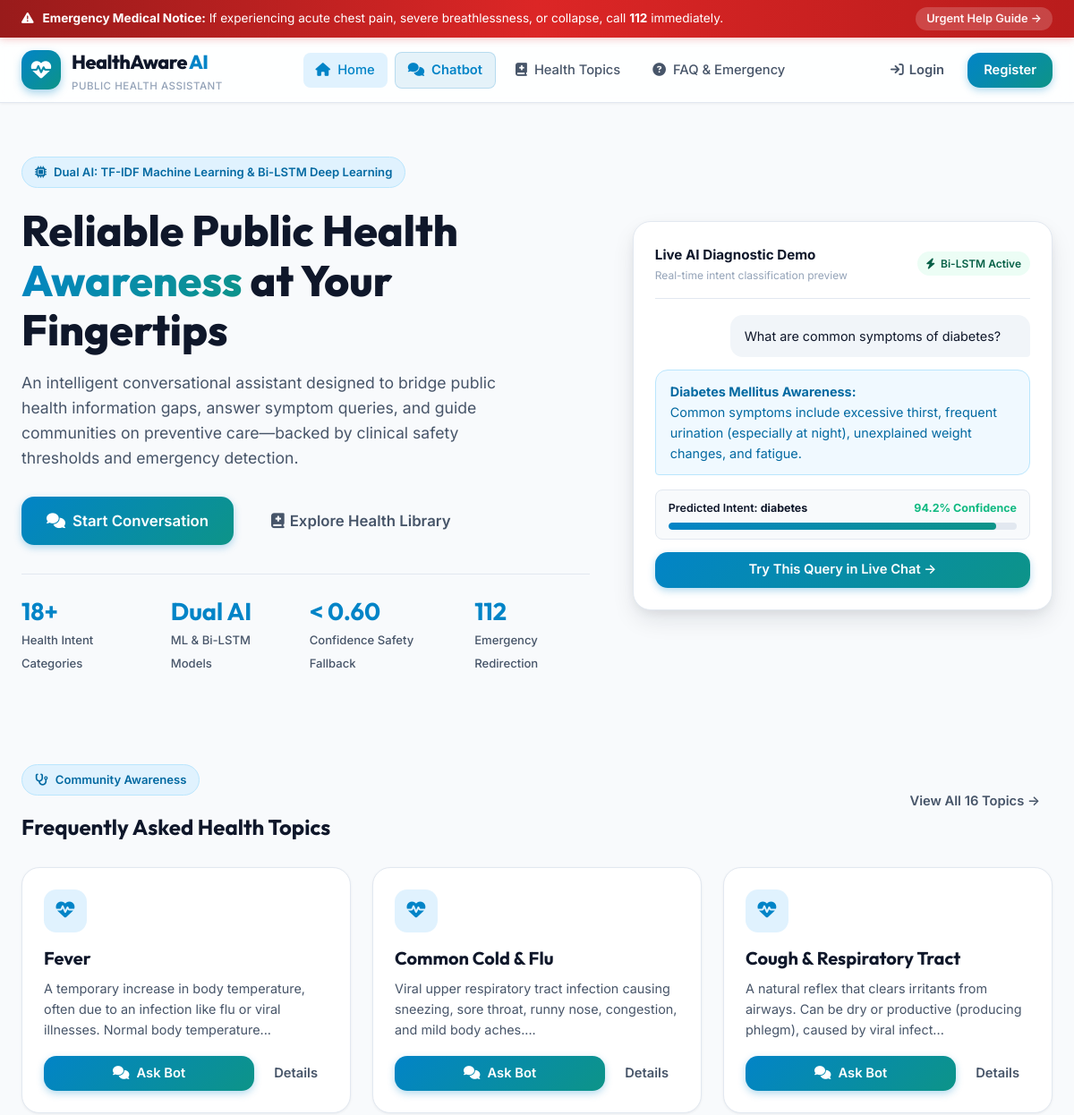
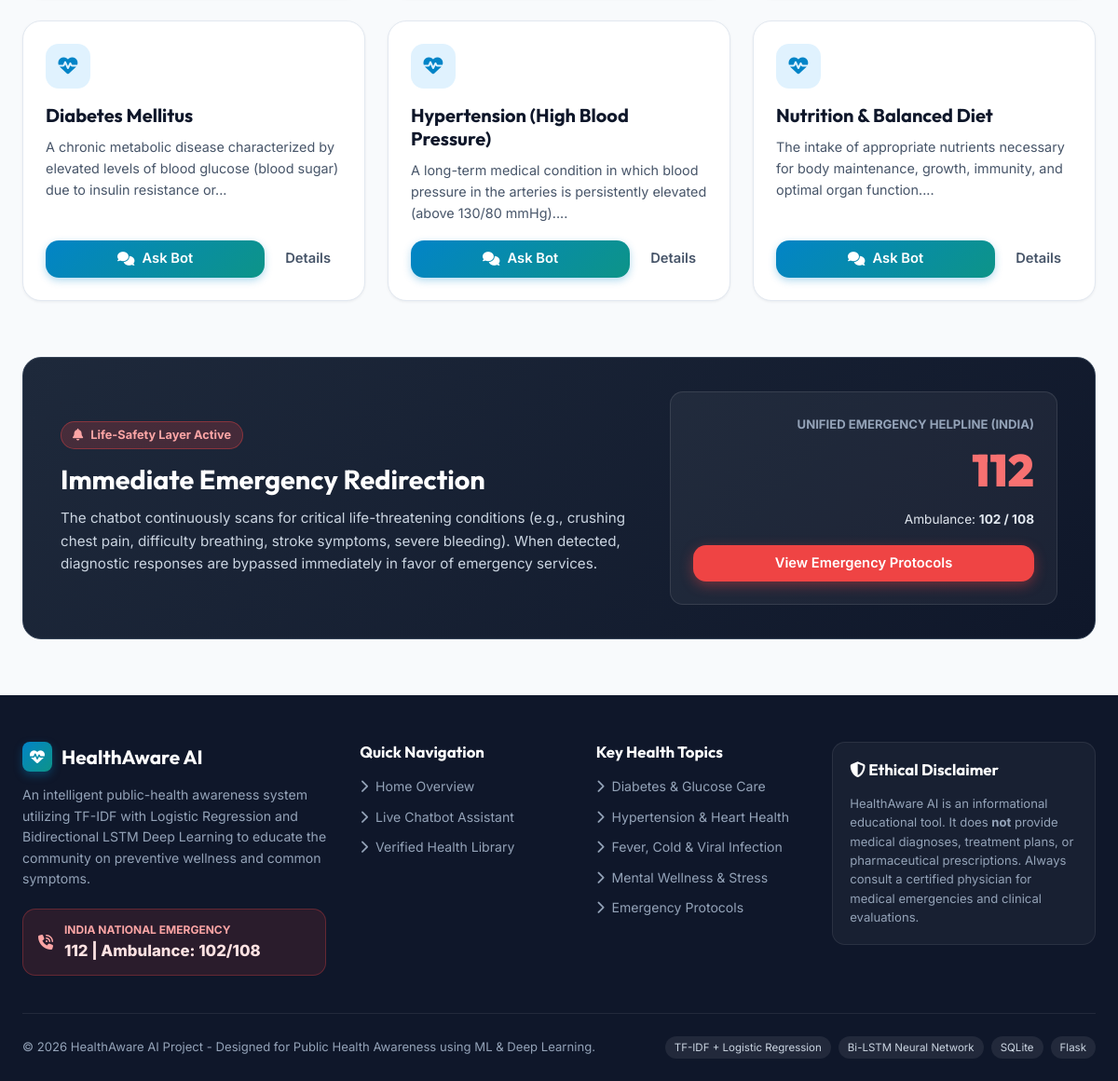
The page / on the database its author committed (2 pictures, top to bottom).
### tables this page shows
CREATE TABLE health_topics (
            topic_id INTEGER PRIMARY KEY,
            topic_name TEXT NOT NULL,
            description TEXT NOT NULL,
            prevention TEXT NOT NULL,
            when_to_seek_help TEXT NOT NULL
        );

### app.py (the view)
@app.route("/")
def index():
    topics = get_all_health_topics()[:6]
    return render_template("index.html", featured_topics=topics)

### app.py (called while the page is built)
@app.context_processor
def inject_user():
    return dict(current_user=session.get("user"))

### database/database.py (called while the page is built)
def get_db_connection():
    os.makedirs(os.path.dirname(DB_PATH), exist_ok=True)
    conn = sqlite3.connect(DB_PATH)
    conn.row_factory = sqlite3.Row
    return conn

def get_all_health_topics():
    conn = get_db_connection()
    cursor = conn.cursor()
    cursor.execute("SELECT * FROM health_topics ORDER BY topic_id ASC")
    rows = cursor.fetchall()
    conn.close()
    return [dict(r) for r in rows]

### templates/index.html (shortened to what this page needs)
{% extends "base.html" %}
{% block content %}
<section class="hero-section">
    <div class="container hero-grid">
        <div class="hero-text-col">
            <div class="hero-badge-pill">
                <i class="fa-solid fa-microchip"></i>
                <span>Dual AI: TF-IDF Machine Learning & Bi-LSTM Deep Learning</span>
            </div>
            <h1 class="hero-title">
                Reliable Public Health <span class="hero-highlight">Awareness</span> at Your Fingertips
            </h1>
            <p class="hero-desc">
                An intelligent conversational assistant designed to bridge public health information gaps, answer symptom queries, and guide communities on preventive care—backed by clinical safety thresholds and emergency detection.
            </p>
            <div class="hero-cta-group">
                <a href="{{ url_for('chat') }}" class="btn-primary hero-btn-lg">
                    <i class="fa-solid fa-comments"></i> Start Conversation
                </a>
                <a href="{{ url_for('topics') }}" class="btn-ghost hero-btn-lg">
                    <i class="fa-solid fa-book-medical"></i> Explore Health Library
                </a>
            </div>
            <div class="hero-stats-row">
                <div class="hero-stat-item">
                    <h3>18+</h3>
                    <span>Health Intent Categories</span>
                </div>
                <div class="hero-stat-item">
                    <h3>Dual AI</h3>
                    <span>ML & Bi-LSTM Models</span>
                </div>
                <div class="hero-stat-item">
                    <h3>< 0.60</h3>
                    <span>Confidence Safety Fallback</span>
                </div>
                <div class="hero-stat-item">
                    <h3>112</h3>
                    <span>Emergency Redirection</span>
                </div>
            </div>
        </div>
        <div class="hero-card-preview">
            <div class="preview-header">
                <div>
                    <span style="font-weight: 700; font-size: 0.95rem;">Live AI Diagnostic Demo</span>
                    <div style="font-size: 0.75rem; color: var(--text-muted);">Real-time intent classification preview</div>
                </div>
                <span class="model-indicator"><i class="fa-solid fa-bolt"></i> Bi-LSTM Active</span>
            </div>
            <div class="preview-chat-bubble preview-user">
                What are common symptoms of diabetes?
            </div>
            <div class="preview-chat-bubble preview-bot">
                <strong>Diabetes Mellitus Awareness:</strong><br>
                Common symptoms include excessive thirst, frequent urination (especially at night), unexplained weight changes, and fatigue.
            </div>
            <div class="confidence-bar-wrapper">
                <div class="confidence-bar-header">
                    <span>Predicted Intent: <strong>diabetes</strong></span>
                    <span style="color: var(--success); font-weight: 700;">94.2% Confidence</span>
                </div>
                <div class="progress-track">
                    <div class="progress-fill" style="width: 94.2%;"></div>
                </div>
            </div>
            <div style="margin-top: 14px; text-align: center;">
                <a href="{{ url_for('chat') }}?q=What are common symptoms of diabetes?" class="btn-primary-sm" style="width: 100%; justify-content: center;">
                    Try This Query in Live Chat &rarr;
                </a>
            </div>
        </div>
    </div>
</section>
<section style="padding: 60px 0;">
    <div class="container">
        <div class="d-flex-between" style="margin-bottom: 30px;">
            <div>
                <span class="hero-badge-pill"><i class="fa-solid fa-stethoscope"></i> Community Awareness</span>
                <h2>Frequently Asked Health Topics</h2>
            </div>
            <a href="{{ url_for('topics') }}" class="btn-ghost">View All 16 Topics &rarr;</a>
        </div>
        <div style="display: grid; grid-template-columns: repeat(auto-fit, minmax(280px, 1fr)); gap: 24px;">
            {% for topic in featured_topics %}
            <div class="topic-card">
                <div class="topic-card-icon">
                    <i class="fa-solid fa-heart-pulse"></i>
                </div>
                <h3 class="topic-card-title">{{ topic.topic_name }}</h3>
                <p class="topic-card-desc">{{ topic.description[:120] }}...</p>
                <div class="topic-card-actions">
                    <a href="{{ url_for('chat') }}?q=What are key guidelines for {{ topic.topic_name }}?" class="btn-primary-sm" style="flex: 1; justify-content: center;">
                        <i class="fa-solid fa-comments"></i> Ask Bot
                    </a>
                    <a href="{{ url_for('topics') }}#topic-{{ topic.topic_id }}" class="btn-ghost" style="padding: 8px 12px;">
                        Details
                    </a>
                </div>
            </div>
            {% endfor %}
        </div>
    </div>
</section>
<section style="padding: 0 0 60px;">
    <div class="container">
        <div style="background: linear-gradient(135deg, #1e293b 0%, #0f172a 100%); border-radius: var(--radius-lg); padding: 36px 40px; color: white; border: 1px solid #334155; display: grid; grid-template-columns: 1.2fr 0.8fr; gap: 30px; align-items: center;">
            <div>
                <div style="display: inline-flex; align-items: center; gap: 8px; background: rgba(239, 68, 68, 0.2); border: 1px solid rgba(239, 68, 68, 0.4); color: #fca5a5; font-size: 0.8rem; font-weight: 700; padding: 4px 12px; border-radius: var(--radius-full); margin-bottom: 14px;">
                    <i class="fa-solid fa-bell pulse-anim"></i> Life-Safety Layer Active
                </div>
                <h3 style="font-size: 1.8rem; color: white; margin-bottom: 12px;">Immediate Emergency Redirection</h3>
                <p style="color: #cbd5e1; font-size: 0.95rem; line-height: 1.6;">
                    The chatbot continuously scans for critical life-threatening conditions (e.g., crushing chest pain, difficulty breathing, stroke symptoms, severe bleeding). When detected, diagnostic responses are bypassed immediately in favor of emergency services.
                </p>
            </div>
            <div style="text-align: right; background: rgba(255, 255, 255, 0.05); padding: 24px; border-radius: var(--radius-md); border: 1px solid rgba(255, 255, 255, 0.1);">
                <div style="font-size: 0.82rem; text-transform: uppercase; color: #94a3b8; font-weight: 700;">Unified Emergency Helpline (India)</div>
                <div style="font-size: 3rem; font-weight: 900; color: #f87171; font-family: 'Outfit', sans-serif;">112</div>
                <div style="font-size: 0.85rem; color: #e2e8f0; margin-top: 4px;">Ambulance: <strong>102 / 108</strong></div>
                <a href="{{ url_for('faq') }}#emergency" class="btn-primary" style="margin-top: 16px; background: var(--emergency); box-shadow: 0 4px 14px rgba(239, 68, 68, 0.4); width: 100%; justify-content: center;">
                    View Emergency Protocols
                </a>
            </div>
        </div>
    </div>
</section>
{% endblock %}

### templates/base.html (shortened to what this page needs)
<!DOCTYPE html>
<html lang="en">
<head>
    <link rel="stylesheet" href="https://cdnjs.cloudflare.com/ajax/libs/font-awesome/6.4.0/css/all.min.css">
    <link rel="stylesheet" href="{{ url_for('static', filename='css/style.css') }}">
</head>
<body class="theme-light">
    <div class="emergency-top-bar" id="topEmergencyBar">
        <div class="container d-flex-between">
            <div class="emergency-badge">
                <i class="fa-solid fa-triangle-exclamation pulse-anim"></i>
                <span><strong>Emergency Medical Notice:</strong> If experiencing acute chest pain, severe breathlessness, or collapse, call <strong>112</strong> immediately.</span>
            </div>
            <a href="{{ url_for('faq') }}#emergency" class="btn-emergency-link">Urgent Help Guide &rarr;</a>
        </div>
    </div>
    <header class="navbar-wrapper">
        <nav class="container navbar">
            <a href="{{ url_for('index') }}" class="brand-logo">
                <div class="logo-icon">
                    <i class="fa-solid fa-heart-pulse"></i>
                </div>
                <div class="brand-text">
                    <span class="brand-title">HealthAware<span class="brand-ai">AI</span></span>
                    <span class="brand-subtitle">Public Health Assistant</span>
                </div>
            </a>
            <div class="nav-menu" id="navMenu">
                <a href="{{ url_for('index') }}" class="nav-link {% if request.endpoint == 'index' %}active{% endif %}">
                    <i class="fa-solid fa-house"></i> Home
                </a>
                <a href="{{ url_for('chat') }}" class="nav-link nav-chat-highlight {% if request.endpoint == 'chat' %}active{% endif %}">
                    <i class="fa-solid fa-comments"></i> Chatbot
                </a>
                <a href="{{ url_for('topics') }}" class="nav-link {% if request.endpoint == 'topics' %}active{% endif %}">
                    <i class="fa-solid fa-book-medical"></i> Health Topics
                </a>
                <a href="{{ url_for('faq') }}" class="nav-link {% if request.endpoint == 'faq' %}active{% endif %}">
                    <i class="fa-solid fa-circle-question"></i> FAQ & Emergency
                </a>
            </div>
            <div class="nav-actions">
                {% if current_user %}
                    {% if current_user.role == 'admin' %}
                    <a href="{{ url_for('admin') }}" class="btn-primary-sm" style="background: linear-gradient(135deg, #6366f1 0%, #4f46e5 100%); font-size: 0.8rem; padding: 6px 12px; box-shadow: 0 2px 6px rgba(99,102,241,0.4);">
                        <i class="fa-solid fa-shield-halved"></i> Admin Console
                    </a>
                    {% endif %}
                    <div class="user-pill">
                        <i class="fa-solid fa-user-circle"></i>
                        <span>{{ current_user.name.split()[0] }}</span>
                        <a href="{{ url_for('logout') }}" class="logout-btn" title="Logout"><i class="fa-solid fa-right-from-bracket"></i></a>
                    </div>
                {% else %}
                    <a href="{{ url_for('login') }}" class="btn-ghost"><i class="fa-solid fa-arrow-right-to-bracket"></i> Login</a>
                    <a href="{{ url_for('register') }}" class="btn-primary-sm">Register</a>
                {% endif %}
            </div>
        </nav>
    </header>
    <main class="main-content">
        {% block content %}{% endblock %}
    </main>
    <footer class="footer-wrapper">
        <div class="container footer-content">
            <div class="footer-grid">
                <div class="footer-col">
                    <div class="footer-brand">
                        <div class="logo-icon small">
                            <i class="fa-solid fa-heart-pulse"></i>
                        </div>
                        <h3>HealthAware AI</h3>
                    </div>
                    <p class="footer-text">
                        An intelligent public-health awareness system utilizing TF-IDF with Logistic Regression and Bidirectional LSTM Deep Learning to educate the community on preventive wellness and common symptoms.
                    </p>
                    <div class="helpline-box">
                        <i class="fa-solid fa-phone-volume"></i>
                        <div>
                            <span class="helpline-title">India National Emergency</span>
                            <span class="helpline-num">112 | Ambulance: 102/108</span>
                        </div>
                    </div>
                </div>
                <div class="footer-col">
                    <h4>Quick Navigation</h4>
                    <ul class="footer-links">
                        <li><a href="{{ url_for('index') }}"><i class="fa-solid fa-chevron-right"></i> Home Overview</a></li>
                        <li><a href="{{ url_for('chat') }}"><i class="fa-solid fa-chevron-right"></i> Live Chatbot Assistant</a></li>
                        <li><a href="{{ url_for('topics') }}"><i class="fa-solid fa-chevron-right"></i> Verified Health Library</a></li>
                    </ul>
                </div>
                <div class="footer-col">
                    <h4>Key Health Topics</h4>
                    <ul class="footer-links">
                        <li><a href="{{ url_for('topics') }}"><i class="fa-solid fa-chevron-right"></i> Diabetes & Glucose Care</a></li>
                        <li><a href="{{ url_for('topics') }}"><i class="fa-solid fa-chevron-right"></i> Hypertension & Heart Health</a></li>
                        <li><a href="{{ url_for('topics') }}"><i class="fa-solid fa-chevron-right"></i> Fever, Cold & Viral Infection</a></li>
                        <li><a href="{{ url_for('topics') }}"><i class="fa-solid fa-chevron-right"></i> Mental Wellness & Stress</a></li>
                        <li><a href="{{ url_for('faq') }}"><i class="fa-solid fa-chevron-right"></i> Emergency Protocols</a></li>
                    </ul>
                </div>
                <div class="footer-col">
                    <div class="ethical-card">
                        <h4><i class="fa-solid fa-shield-halved"></i> Ethical Disclaimer</h4>
                        <p>
                            HealthAware AI is an informational educational tool. It does <strong>not</strong> provide medical diagnoses, treatment plans, or pharmaceutical prescriptions. Always consult a certified physician for medical emergencies and clinical evaluations.
                        </p>
                    </div>
                </div>
            </div>
            <div class="footer-bottom">
                <p>&copy; 2026 HealthAware AI Project - Designed for Public Health Awareness using ML & Deep Learning.</p>
                <div class="footer-badge-list">
                    <span class="tech-pill">TF-IDF + Logistic Regression</span>
                    <span class="tech-pill">Bi-LSTM Neural Network</span>
                    <span class="tech-pill">SQLite</span>
                    <span class="tech-pill">Flask</span>
                </div>
            </div>
        </div>
    </footer>
</body>
</html>

### rows shown on the page
health_topics: topic_name "Fever", description "A temporary increase in body temperature, often due to an infection like flu or viral illnesses. Normal body temperature"
health_topics: topic_name "Common Cold & Flu", description "Viral upper respiratory tract infection causing sneezing, sore throat, runny nose, congestion, and mild body aches."
health_topics: topic_name "Cough & Respiratory Tract", description "A natural reflex that clears irritants from airways. Can be dry or productive (producing phlegm), caused by viral infect"
health_topics: topic_name "Diabetes Mellitus", description "A chronic metabolic disease characterized by elevated levels of blood glucose (blood sugar) due to insulin resistance or"
health_topics: topic_name "Hypertension (High Blood Pressure)", description "A long-term medical condition in which blood pressure in the arteries is persistently elevated (above 130/80 mmHg)."
health_topics: topic_name "Nutrition & Balanced Diet", description "The intake of appropriate nutrients necessary for body maintenance, growth, immunity, and optimal organ function."
